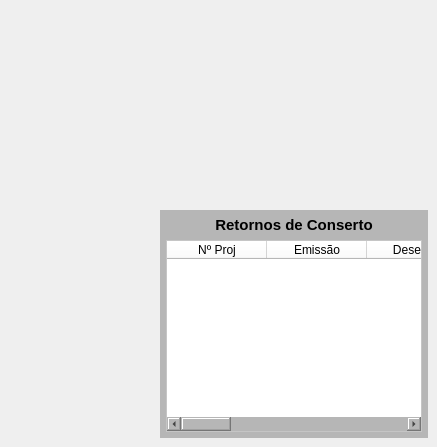
         <widget class="QWidget" name="page_Retornos">
          <widget class="QWidget" name="widget_Cor5_5" native="true">
           <property name="geometry">
            <rect>
             <x>160</x>
             <y>210</y>
             <width>268</width>
             <height>228</height>
            </rect>
           </property>
           <property name="styleSheet">
            <string notr="true">background-color: rgb(182, 182, 182);</string>
           </property>
           <layout class="QVBoxLayout" name="verticalLayout_11">
            <property name="leftMargin">
             <number>6</number>
            </property>
            <property name="topMargin">
             <number>6</number>
            </property>
            <property name="rightMargin">
             <number>6</number>
            </property>
            <property name="bottomMargin">
             <number>6</number>
            </property>
            <item>
             <widget class="QLabel" name="label_Titulo_5">
              <property name="maximumSize">
               <size>
                <width>16777215</width>
                <height>18</height>
               </size>
              </property>
              <property name="font">
               <font>
                <pointsize>11</pointsize>
                <weight>75</weight>
                <bold>true</bold>
               </font>
              </property>
              <property name="text">
               <string>Retornos de Conserto</string>
              </property>
              <property name="alignment">
               <set>Qt::AlignCenter</set>
              </property>
             </widget>
            </item>
            <item>
             <widget class="QTableWidget" name="table_Projetos_4">
              <property name="sizePolicy">
               <sizepolicy hsizetype="Preferred" vsizetype="Preferred">
                <horstretch>0</horstretch>
                <verstretch>0</verstretch>
               </sizepolicy>
              </property>
              <property name="font">
               <font>
                <pointsize>8</pointsize>
               </font>
              </property>
              <property name="styleSheet">
               <string notr="true">background-color: rgb(255, 255, 255);</string>
              </property>
              <column>
               <property name="text">
                <string>Nº Proj</string>
               </property>
              </column>
              <column>
               <property name="text">
                <string>Emissão</string>
               </property>
              </column>
              <column>
               <property name="text">
                <string>Desenho</string>
               </property>
              </column>
              <column>
               <property name="text">
                <string>Caminho</string>
               </property>
              </column>
              <column>
               <property name="text">
                <string>Qtde</string>
               </property>
              </column>
              <column>
               <property name="text">
                <string>Cliente</string>
               </property>
              </column>
              <column>
               <property name="text">
                <string>Solicitante</string>
               </property>
              </column>
              <column>
               <property name="text">
                <string>Entrega</string>
               </property>
              </column>
              <column>
               <property name="text">
                <string>Obs</string>
               </property>
              </column>
             </widget>
            </item>
           </layout>
          </widget>
         </widget>
